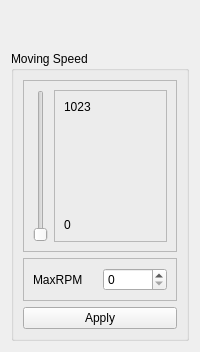
             <widget class="QWidget" name="page20MovingSpeed">
              <layout class="QVBoxLayout" name="verticalLayout_65">
               <item>
                <spacer name="verticalSpacer_32">
                 <property name="orientation">
                  <enum>Qt::Vertical</enum>
                 </property>
                 <property name="sizeHint" stdset="0">
                  <size>
                   <width>20</width>
                   <height>40</height>
                  </size>
                 </property>
                </spacer>
               </item>
               <item>
                <widget class="QGroupBox" name="gbMovingSpeed">
                 <property name="title">
                  <string>Moving Speed</string>
                 </property>
                 <layout class="QVBoxLayout" name="verticalLayout_63">
                  <item>
                   <widget class="QFrame" name="frame_32">
                    <property name="frameShape">
                     <enum>QFrame::StyledPanel</enum>
                    </property>
                    <property name="frameShadow">
                     <enum>QFrame::Raised</enum>
                    </property>
                    <layout class="QHBoxLayout" name="horizontalLayout_23">
                     <item>
                      <widget class="QSlider" name="vsMovingSpeed">
                       <property name="maximum">
                        <number>1023</number>
                       </property>
                       <property name="orientation">
                        <enum>Qt::Vertical</enum>
                       </property>
                      </widget>
                     </item>
                     <item>
                      <widget class="QFrame" name="frame_33">
                       <property name="frameShape">
                        <enum>QFrame::StyledPanel</enum>
                       </property>
                       <property name="frameShadow">
                        <enum>QFrame::Raised</enum>
                       </property>
                       <layout class="QVBoxLayout" name="verticalLayout_64">
                        <item>
                         <widget class="QLabel" name="lblMovingSpeedMaxValue">
                          <property name="text">
                           <string>1023</string>
                          </property>
                         </widget>
                        </item>
                        <item>
                         <spacer name="verticalSpacer_31">
                          <property name="orientation">
                           <enum>Qt::Vertical</enum>
                          </property>
                          <property name="sizeHint" stdset="0">
                           <size>
                            <width>20</width>
                            <height>98</height>
                           </size>
                          </property>
                         </spacer>
                        </item>
                        <item>
                         <widget class="QLabel" name="lblMovingSpeedMinValue">
                          <property name="text">
                           <string>0</string>
                          </property>
                         </widget>
                        </item>
                       </layout>
                      </widget>
                     </item>
                    </layout>
                   </widget>
                  </item>
                  <item>
                   <widget class="QFrame" name="frame_34">
                    <property name="frameShape">
                     <enum>QFrame::StyledPanel</enum>
                    </property>
                    <property name="frameShadow">
                     <enum>QFrame::Raised</enum>
                    </property>
                    <layout class="QHBoxLayout" name="horizontalLayout_24">
                     <item>
                      <widget class="QLabel" name="lblMovingSpeedMaxRPM">
                       <property name="text">
                        <string>MaxRPM</string>
                       </property>
                      </widget>
                     </item>
                     <item>
                      <widget class="QSpinBox" name="sbMovingSpeed">
                       <property name="maximum">
                        <number>1023</number>
                       </property>
                      </widget>
                     </item>
                    </layout>
                   </widget>
                  </item>
                  <item>
                   <widget class="QPushButton" name="pbMovingSpeedApply">
                    <property name="text">
                     <string>Apply</string>
                    </property>
                   </widget>
                  </item>
                 </layout>
                </widget>
               </item>
              </layout>
             </widget>
